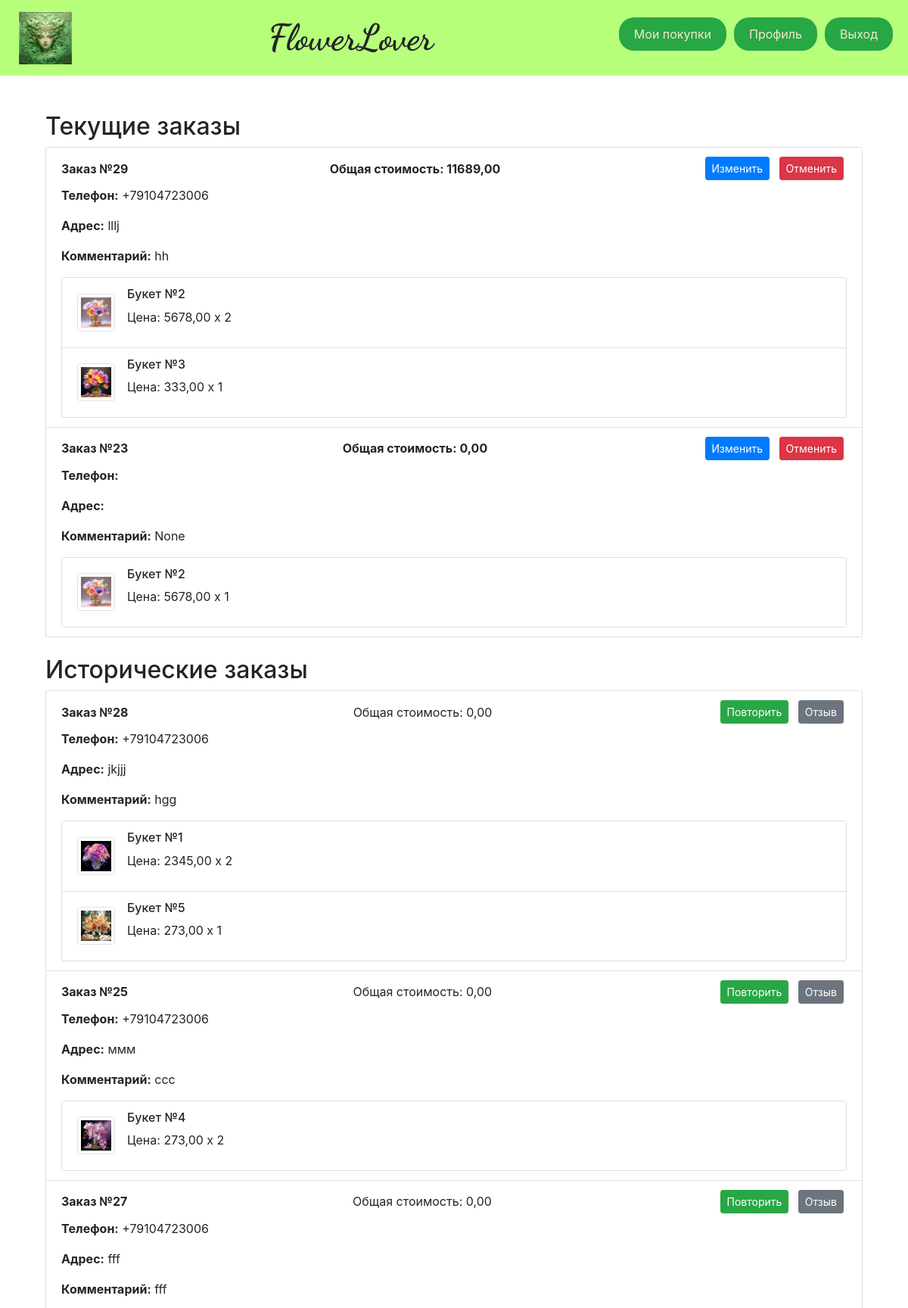
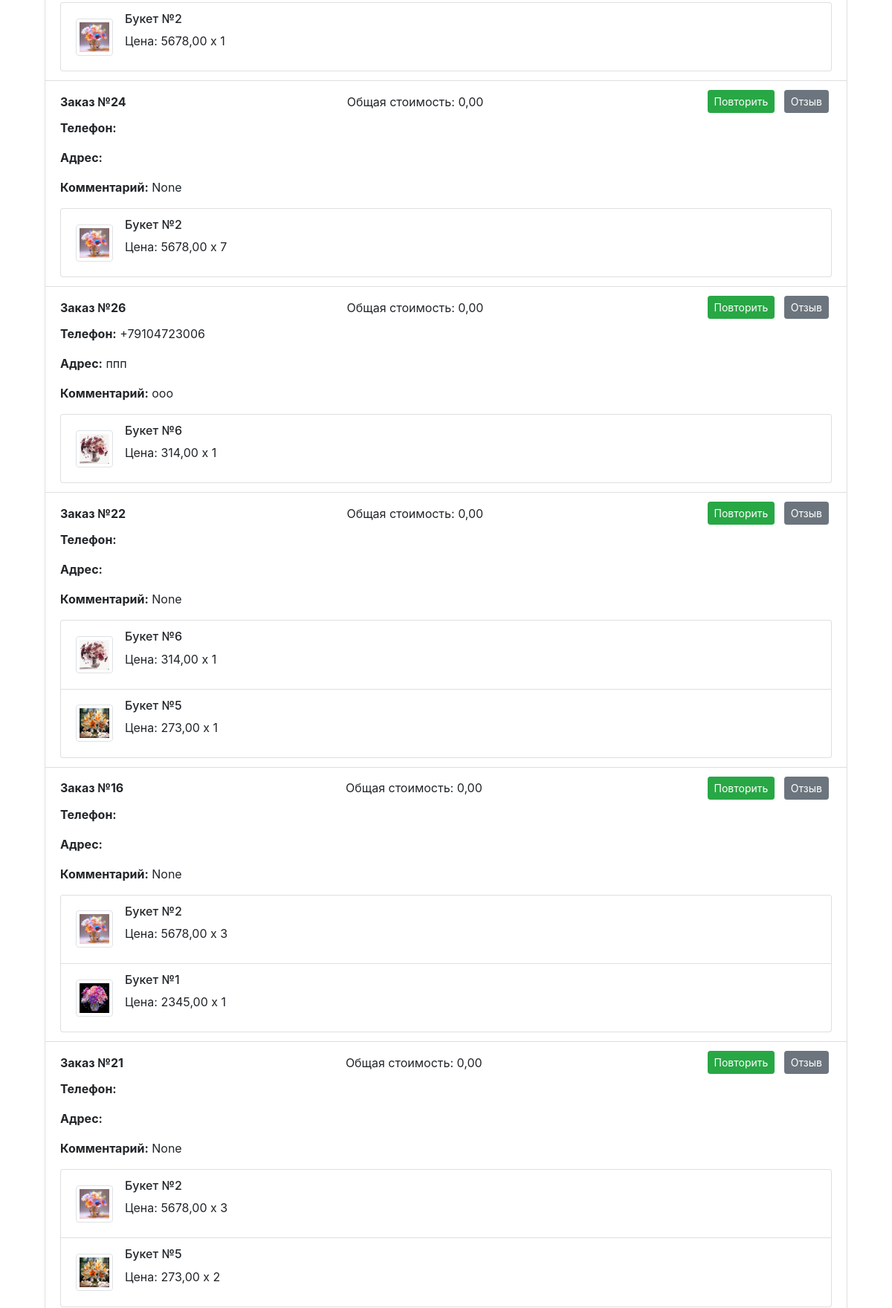
The app's page /purchase/ (signed in, upper part) with its own data (2 pictures, top to bottom).
### business_app/models.py (models this page shows, shortened)
class Order(models.Model):
    DoesNotExist = None
    objects = None
    STATUS_PENDING = 'pending'
    STATUS_CONFIRMED = 'confirmed'
    STATUS_DELIVERY = 'delivery'
    STATUS_CANCELED = 'cancelled'
    STATUS_COMPLETED = 'completed'
    STATUS_CHOICES = [
        (STATUS_PENDING, 'Pending'),
        (STATUS_CONFIRMED, 'Confirmed'),
        (STATUS_DELIVERY, 'Delivery'),
        (STATUS_CANCELED, 'Cancelled'),
        (STATUS_COMPLETED, 'Completed'),
    ]
    user = models.ForeignKey(User, on_delete=models.CASCADE, related_name='orders')
    items = models.ManyToManyField(Product, through=OrderItem, related_name='orders')
    total_amount = models.DecimalField(max_digits=8, decimal_places=2, default=0)
    phone = models.CharField(max_length=12)
    address = models.TextField(max_length=120)
    comment = models.TextField(max_length=120, blank=True, null=True)
    telegram_key = models.CharField(max_length=100, blank=True, null=True)
    status = models.CharField(max_length=20, choices=STATUS_CHOICES, default=STATUS_CONFIRMED)
    status_datetime = models.DateTimeField(auto_now_add=True)

class OrderItem(models.Model):
    objects = None
    product = models.ForeignKey(Product, on_delete=models.CASCADE)
    order = models.ForeignKey('Order', on_delete=models.CASCADE)
    quantity = models.PositiveIntegerField(default=1)

class Product(models.Model):
    DoesNotExist = None
    objects = None
    name = models.CharField(max_length=50)
    description = models.TextField(max_length=255)
    price = models.DecimalField(max_digits=8, decimal_places=2)
    image = models.ImageField(upload_to='myproject/media/', default='no_photo.jpg')
    is_active = models.BooleanField(default=True)  # Поле для статуса активности
    class Meta:
        permissions = [
            ("customer", "Покупатель"),
            ("salesman", "Продавец"),
        ]

### business_app/views.py (the view)
    @login_required(login_url='page_errors')
    @user_passes_test(is_in_group('customer'), login_url='page_errors', redirect_field_name=None)
    @order_belongs_to_user
    def _wrapped_view(request, *args, **kwargs):
        try:
            return view_func(request, *args, **kwargs)
        except Exception as e:
            logger.error(f"Ошибка в представлении {view_func.__name__}: {e}")
            return HttpResponseServerError("Произошла внутренняя ошибка сервера.")

### business_app/context_processors.py (called while the page is built)
def user_group_context(request):
    if request.user.is_authenticated:
        group_names = request.user.groups.values_list('name', flat=True)
        return {
            'is_customer': 'customer' in group_names or request.user.is_superuser,
            'is_salesman': 'salesman' in group_names or request.user.is_superuser,
        }
    return {
        'is_customer': False,
        'is_salesman': False,
    }

### business_app/views.py (called while the page is built)
def is_in_group(group_name):
    def check(user):
        try:
            result = user.groups.filter(name=group_name).exists()
            logger.debug(f"Проверка принадлежности к группе '{group_name}' для пользователя {user.username}: {result}")
            return result
        except Exception as e:
            logger.error(f"Ошибка при проверке группы пользователя: {e}")
            return False
    return check

def order_belongs_to_user(view_func):
    @wraps(view_func)
    def _wrapped_view(request, *args, **kwargs):
        order_id = kwargs.get('order_id')
        try:
            if order_id is not None:
                order = get_object_or_404(Order, id=order_id)
                logger.debug(f"Заказ с ID {order_id} найден для пользователя {request.user.username}")
                if order.user != request.user:
                    logger.warning(f"Пользователь {request.user.username} попытался получить доступ к чужому заказу с ID {order_id}")
                    return HttpResponseForbidden("Вы не можете редактировать этот заказ.")
        except Exception as e:
            logger.error(f"Ошибка при проверке заказа: {e}")
            return HttpResponseServerError("Произошла внутренняя ошибка сервера.")
        return view_func(request, *args, **kwargs)
    return _wrapped_view

def customer_required(view_func):
    @login_required(login_url='page_errors')
    @user_passes_test(is_in_group('customer'), login_url='page_errors', redirect_field_name=None)
    @order_belongs_to_user
    def _wrapped_view(request, *args, **kwargs):
        try:
            return view_func(request, *args, **kwargs)
        except Exception as e:
            logger.error(f"Ошибка в представлении {view_func.__name__}: {e}")
            return HttpResponseServerError("Произошла внутренняя ошибка сервера.")
    return _wrapped_view

### business_app/templates/business_app/purchase.html (shortened to what this page needs)
{% extends 'base.html' %}
{% load bootstrap4 %}
{% block content %}
<div class="container mt-4">
    <h2>Текущие заказы</h2>
    <div class="list-group mb-4">
        {% for order in current_orders %}
            <div class="list-group-item">
                <div class="d-flex w-100 justify-content-between align-items-center">
                    <span><strong>Заказ №{{ order.id }}</strong></span>
                    <span><strong>Общая стоимость: {{ order.total_amount|floatformat:2 }}</strong></span>
                    <div>
                        {% if order.status == STATUS_PENDING or order.status == STATUS_CONFIRMED %}
                        <form method="post" action="{% url 'edit_order' order.id %}" style="display:inline;">
                            <button type="submit" class="btn btn-primary btn-sm mx-1">Изменить</button>
                        </form>
                        <form method="post" action="{% url 'cancel_order' order.id %}" style="display:inline;">
                            <button type="submit" class="btn btn-danger btn-sm mx-1">Отменить</button>
                        </form>
                        {% elif order.status == STATUS_COMPLETED or order.status == STATUS_CANCELED %}
                            <button class="btn btn-success btn-sm mx-1">Повторить</button>
                            <button class="btn btn-secondary btn-sm mx-1">Отзыв</button>
                        {% endif %}
                    </div>
                </div>
                <div class="mt-2">
                    <p><strong>Телефон:</strong> {{ order.phone }}</p>
                    <p><strong>Адрес:</strong> {{ order.address }}</p>
                    <p><strong>Комментарий:</strong> {{ order.comment }}</p>
                </div>
                <ul class="list-group mt-2">
                    {% for item in order.orderitem_set.all %}
                        <li class="list-group-item d-flex justify-content-between align-items-center">
                            <div class="d-flex align-items-center">
                                <img src="{{ item.product.image.url }}" alt="{{ item.product.name }}" class="img-thumbnail" style="width: 50px; height: 50px;">
                                <div class="ml-3">
                                    <h6>{{ item.product.name }}</h6>
                                    <p>Цена: {{ item.product.price }} x {{ item.quantity }}</p>
                                </div>
                            </div>
                        </li>
                    {% endfor %}
                </ul>
            </div>
        {% empty %}
            <p>Нет текущих заказов.</p>
        {% endfor %}
    </div>
    <h2>Исторические заказы</h2>
    <div class="list-group">
        {% for order in historical_orders %}
            <div class="list-group-item">
                <div class="d-flex w-100 justify-content-between align-items-center">
                    <span><strong>Заказ №{{ order.id }}</strong></span>
                    <span>Общая стоимость: {{ order.total_amount|floatformat:2 }}</span>
                    <div>
                        {% if order.status == STATUS_COMPLETED or order.status == STATUS_CANCELED %}
                                <button class="btn btn-success btn-sm mx-1">Повторить</button>
                            <form method="post" action="{% url 'review' order.id %}" style="display:inline;">
                                <button type="submit" class="btn btn-secondary btn-sm mx-1">Отзыв</button>
                            </form>
                        {% endif %}
                    </div>
                </div>
                <div class="mt-2">
                    <p><strong>Телефон:</strong> {{ order.phone }}</p>
                    <p><strong>Адрес:</strong> {{ order.address }}</p>
                    <p><strong>Комментарий:</strong> {{ order.comment }}</p>
                </div>
                <ul class="list-group mt-2">
                    {% for item in order.orderitem_set.all %}
                        <li class="list-group-item d-flex justify-content-between align-items-center">
                            <div class="d-flex align-items-center">
                                <img src="{{ item.product.image.url }}" alt="{{ item.product.name }}" class="img-thumbnail" style="width: 50px; height: 50px;">
                                <div class="ml-3">
                                    <h6>{{ item.product.name }}</h6>
                                    <p>Цена: {{ item.product.price }} x {{ item.quantity }}</p>
                                </div>
                            </div>
                        </li>
                    {% endfor %}
                </ul>
            </div>
        {% empty %}
            <p>Нет исторических заказов.</p>
        {% endfor %}
    </div>
</div>
{% endblock %}

### business_app/static/business_app/css/style.css (style rules this page uses)
html, body { height: 100%; margin: 0; display: flex; flex-direction: column; }
.container { display: flex; flex-direction: column !important; }
.ml-3 { margin-left: 1rem; }

### records on screen
Order: id "29", total_amount "11689,00", status "Изменить", phone "+79104723006", address "lllj", comment "hh"
OrderItem: product.image (picture), product.name "Букет №2", product.price "5678,00", quantity "2"
OrderItem: product.image (picture), product.name "Букет №3", product.price "333,00", quantity "1"
Order: id "23", total_amount "0,00", status "Изменить", comment "None"
OrderItem: product.image (picture), product.name "Букет №2", product.price "5678,00", quantity "1"
Order: id "28", total_amount "0,00", status "Повторить", phone "+79104723006", address "jkjjj", comment "hgg"
OrderItem: product.image (picture), product.name "Букет №1", product.price "2345,00", quantity "2"
OrderItem: product.image (picture), product.name "Букет №5", product.price "273,00", quantity "1"
Order: id "25", total_amount "0,00", status "Повторить", phone "+79104723006", address "ммм", comment "ссс"
OrderItem: product.image (picture), product.name "Букет №4", product.price "273,00", quantity "2"
Order: id "27", total_amount "0,00", status "Повторить", phone "+79104723006", address "fff", comment "fff"
OrderItem: product.image (picture), product.name "Букет №2", product.price "5678,00", quantity "1"
Order: id "24", total_amount "0,00", status "Повторить", comment "None"
OrderItem: product.image (picture), product.name "Букет №2", product.price "5678,00", quantity "7"
Order: id "26", total_amount "0,00", status "Повторить", phone "+79104723006", address "ппп", comment "ооо"
OrderItem: product.image (picture), product.name "Букет №6", product.price "314,00", quantity "1"
Order: id "22", total_amount "0,00", status "Повторить", comment "None"
OrderItem: product.image (picture), product.name "Букет №6", product.price "314,00", quantity "1"
OrderItem: product.image (picture), product.name "Букет №5", product.price "273,00", quantity "1"
Order: id "16", total_amount "0,00", status "Повторить", comment "None"
OrderItem: product.image (picture), product.name "Букет №2", product.price "5678,00", quantity "3"
OrderItem: product.image (picture), product.name "Букет №1", product.price "2345,00", quantity "1"
Order: id "21", total_amount "0,00", status "Повторить", comment "None"
OrderItem: product.image (picture), product.name "Букет №2", product.price "5678,00", quantity "3"
OrderItem: product.image (picture), product.name "Букет №5", product.price "273,00", quantity "2"
